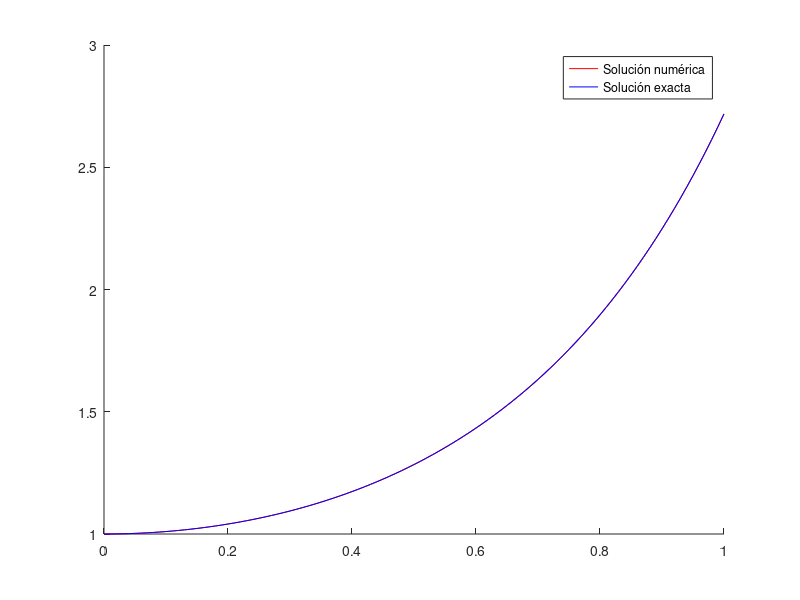

Write the MATLAB code that produced this figure.
% Examen mayo 2019

f= @(t,x) [x(2); 4*(t.^2)*x(1)+2*exp(t.^2)];
solexac = @(t) exp(t.^2);
intervalo = [0,1];
N = 100;
h = 1/N;
t = intervalo(1):h:intervalo(2);
x = zeros(2, N+1);
x0 = [1,0];
x(:,1) = x0;

for i=1:N
   F1 = f(t(i), x(:,i));
   F2 = f(t(i+1), x(:,i)+h*F1);
   x(:,i+1) = x(:,i) + h*(F1 + F2)/2;
end

x2 = solexac(t);
figure(1);
hold on
plot(t, x(1,:), 'r');
plot(t, x2, 'b');
legend('Solución numérica','Solución exacta');

max(abs(x(1,:)-x2))